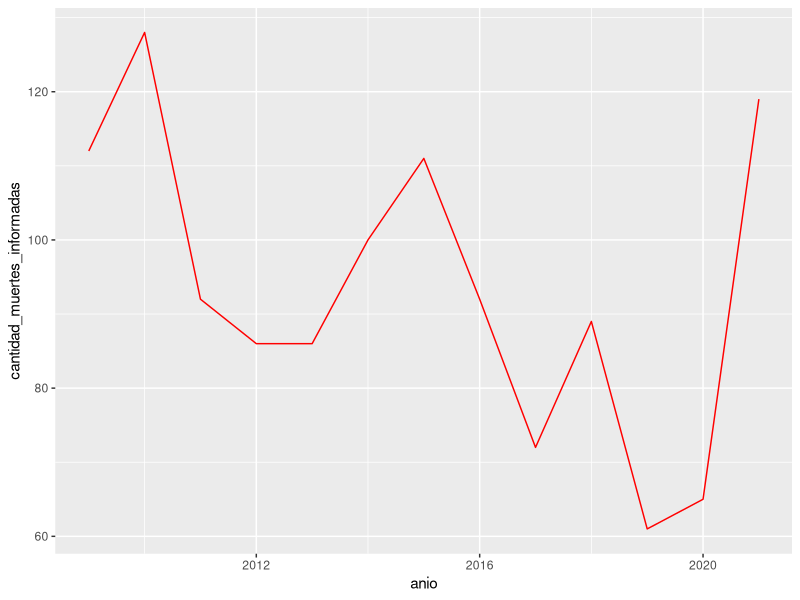
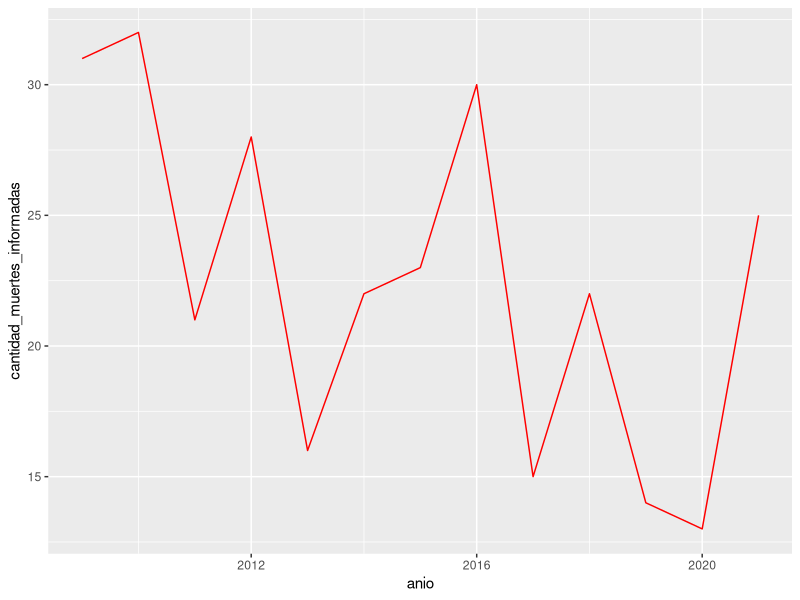
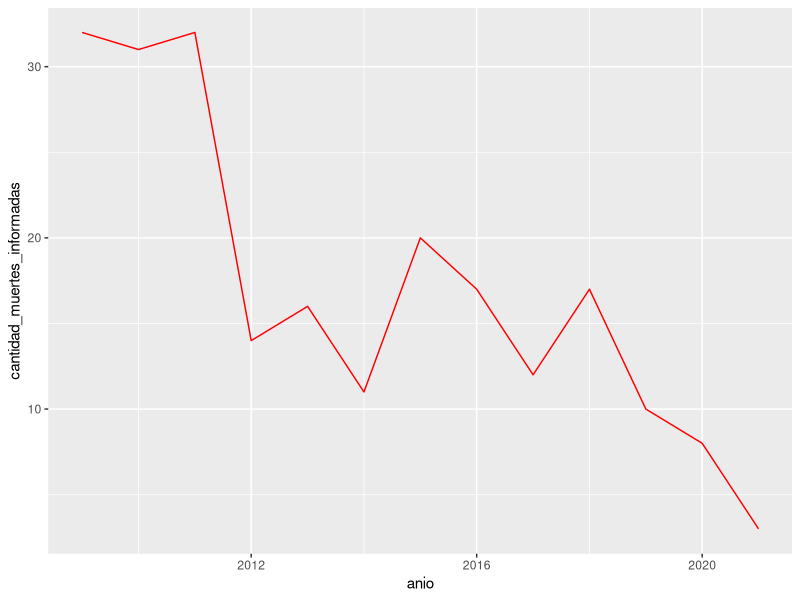
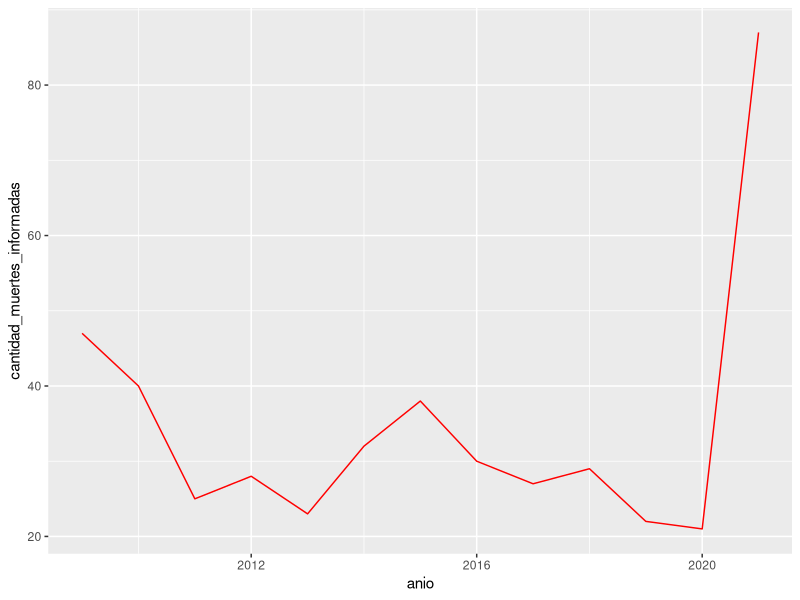
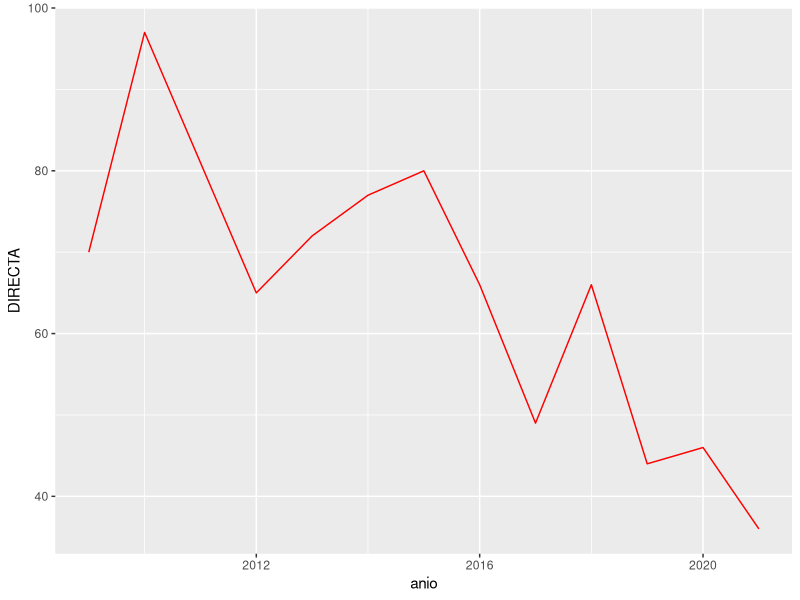
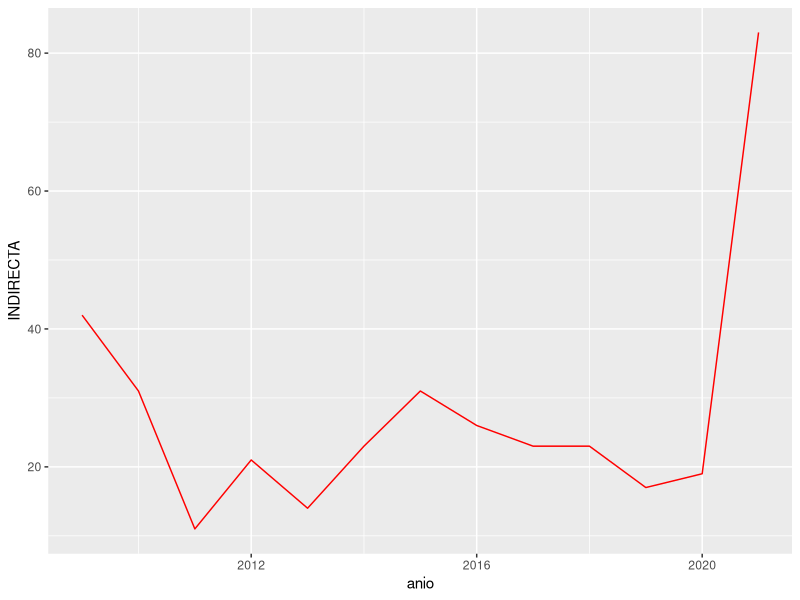

Here is the R script that generated these plots, in order:
## ---- chunk 1
knitr::opts_chunk$set(echo = TRUE)
library(readxl)
library(dplyr)
library(tidyr)
library(ggplot2)

## ---- chunk 2
defunciones_maternas_2009_2021 <- read_excel("datos/defunciones-maternas-2009-2021.xlsx")

## ---- chunk 3
defunciones_maternas_2009_2021 |>
  head()
## ---- chunk 4
str(defunciones_maternas_2009_2021)
## ---- chunk 5
defunciones_maternas_2009_2021|>
  select(anio, cantidad)|>
  summary()

## ---- chunk 6
defunciones_maternas_2009_2021 %>%
  select(anio, cantidad) %>%
  group_by(anio) %>%
  summarise(cantidad_muertes_informadas = sum(cantidad))
## ---- chunk 7
defunciones_maternas_2009_2021 %>%
  select(anio, cantidad) %>%
  group_by(anio) %>%
  summarise(cantidad_muertes_informadas = sum(cantidad)) %>%
  ggplot(aes(anio, cantidad_muertes_informadas)) +
  geom_line (color = "red")
## ---- chunk 8
defunciones_maternas_2009_2021 %>%
  filter(`region_sanitaria `== "VI") %>%
  select(anio, cantidad) %>%
  group_by(anio) %>%
  summarise(cantidad_muertes_informadas = sum(cantidad))
## ---- chunk 9
defunciones_maternas_2009_2021 %>%
  filter(`region_sanitaria `== "VI") %>%
  select(anio, cantidad) %>%
  group_by(anio) %>%
  summarise(cantidad_muertes_informadas = sum(cantidad)) %>% 
  ggplot(aes(anio, cantidad_muertes_informadas)) +
  geom_line (color = "red")
## ---- chunk 10
defunciones_maternas_2009_2021 %>%
  filter(clasificacion == "DIRECTA") %>%
  select(CIE10_descripcion, cantidad) %>%
  group_by(CIE10_descripcion) %>%
  summarise(cantidad_muertes_informadas = sum(cantidad)) %>%
  arrange(desc(cantidad_muertes_informadas))
  
## ---- chunk 11
defunciones_maternas_2009_2021 %>%
  filter(`region_sanitaria `== "VI", clasificacion == "DIRECTA") %>%
  select(CIE10_descripcion, cantidad) %>%
  group_by(CIE10_descripcion) %>%
  summarise(cantidad_muertes_informadas = sum(cantidad)) %>%
  arrange(desc(cantidad_muertes_informadas))
  
## ---- chunk 12
defunciones_maternas_2009_2021 %>%
  select(anio, CIE10_descripcion, cantidad) %>%
  filter(CIE10_descripcion == "EMBARAZO TERMINADO EN ABORTO (O00 - O08)") %>%
  group_by(anio) %>%
  summarise(cantidad_muertes_informadas = sum(cantidad)) %>% 
  ggplot(aes(anio, cantidad_muertes_informadas)) +
  geom_line (color = "red")
## ---- chunk 13
defunciones_maternas_2009_2021 %>%
  select(anio, CIE10_descripcion, cantidad) %>%
  filter(CIE10_descripcion == "OTRAS AFECCIONES OBSTETRICAS NO CLASIFICADAS EN OTRA PARTE (O95 - O99)") %>%
  group_by(anio) %>%
  summarise(cantidad_muertes_informadas = sum(cantidad)) %>% 
  ggplot(aes(anio, cantidad_muertes_informadas)) +
  geom_line (color = "red")
## ---- chunk 14
tabla_regio_an <-defunciones_maternas_2009_2021 %>%
  group_by(anio,`region_sanitaria `) %>% 
  summarise(cantidad_muertes_informadas = sum(cantidad)) %>%
  pivot_wider(names_from = `region_sanitaria `,
              values_from = cantidad_muertes_informadas,
              values_fill = 0) %>% 
  select(c(V, VI, VII, XII))

## ---- chunk 15
nacidos_vivos_regiones_PBA <- read_excel("datos/nacidos_vivos_regiones_PBA.xlsx")
View(nacidos_vivos_regiones_PBA)
print(nacidos_vivos_regiones_PBA)
## ---- chunk 16
left_join(tabla_regio_an, nacidos_vivos_regiones_PBA,
          by = "anio")
## ---- chunk 17
tasas_region_selec <- read_excel("datos/tasas_region_selec.xlsx")
View(tasas_region_selec)
print(tasas_region_selec)
## ---- chunk 18
tabla_anio_cla <- defunciones_maternas_2009_2021 %>%
  group_by(anio, clasificacion) %>%
  summarise(cantidad_muertes_informadas = sum(cantidad)) %>% 
  pivot_wider(names_from = clasificacion,
              values_from = cantidad_muertes_informadas,
              values_fill = 0) %>%
  print()

## ---- chunk 19
tabla_anio_cla %>%
  ggplot(aes(anio, DIRECTA)) +
  geom_line ( color = "red")
## ---- chunk 20
tabla_anio_cla %>%
  ggplot(aes(anio, INDIRECTA)) +
  geom_line ( color = "red")
## ---- chunk 21
defunciones_maternas_2009_2021 %>%
  group_by(anio, CIE10_descripcion) %>%
  summarise(cantidad_muertes_informadas = sum(cantidad)) %>% 
  pivot_wider(names_from = anio,
              values_from = cantidad_muertes_informadas,
              values_fill = 0)

  
